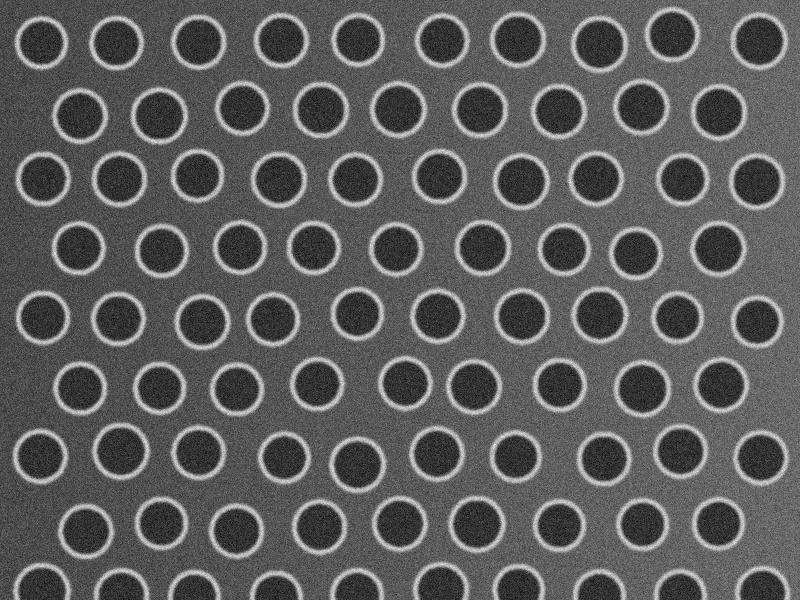
#> input picture Data/fake_sem_01.jpg, 800 x 600 px
$ python s4_main.py
#> lines starting #> are read from the running program, lines starting #| are printed output that depends on the picture; after the words box and inside, x2 and y2 are one past the last pixel; in counts of white or black regions, pixels touching at a corner belong together
### s4_tools.py
import numpy

def get_distance_table(
    target_circles: list
) -> numpy.ndarray:
    """
    算出每兩個圓心之間的距離，回傳 N × N 的距離表。
        target_circles  圓 [[x, y, 半徑, ...], ...]，只用前兩個值
    distance_table[i, j] = 第 i 個圓到第 j 個圓的圓心距離，對角線是 0。
    """

    # 所有圓心排成 (N, 2) 的表格，每一列是一個圓心 [x, y]
    circle_centers = numpy.array(
        [target_circle[:2] for target_circle in target_circles], dtype=float
    )
    # (N, 1, 2) - (1, N, 2) → (N, N, 2)：每個圓心減每個圓心
    center_differences = circle_centers[:, None, :] - circle_centers[None, :, :]
    # 畢氏定理 √(Δx² + Δy²) → (N, N)
    distance_table = numpy.sqrt((center_differences ** 2).sum(axis=2))
    return distance_table

def get_neighbor_pairs(
    distance_table: numpy.ndarray,
    neighbor_count: int = 6,
    distance_ratio: float = 1.25,
) -> list:
    """
    每個圓找最近的 neighbor_count 個圓當鄰居，回傳 [[i, j, 距離], ...]。
        distance_table  get_distance_table 的回傳值
        neighbor_count  每個圓找幾個鄰居：方格排列通常是 4，蜂巢排列通常是 6
        distance_ratio  距離過濾：超過「所有配對距離的中位數 × distance_ratio」
                        的配對刪掉（邊緣的圓湊不滿鄰居時，會抓到比較遠的圓）
    每一對鄰居只出現一次，而且 i < j。
    """

    circle_count = len(distance_table)
    pair_set = set()
    for circle_index in range(circle_count):
        # 由近到遠排序，第 0 個是自己（距離 0），所以從第 1 個開始取
        nearest_indices = numpy.argsort(distance_table[circle_index])
        for neighbor_index in nearest_indices[1:neighbor_count + 1]:
            # 小的編號放前面，同一對鄰居不管從哪邊找到，都只會存一次
            smaller_index = int(min(circle_index, neighbor_index))
            larger_index = int(max(circle_index, neighbor_index))
            pair_set.add((smaller_index, larger_index))

    candidate_pairs = []
    for smaller_index, larger_index in sorted(pair_set):
        pair_distance = float(distance_table[smaller_index, larger_index])
        candidate_pairs.append([smaller_index, larger_index, pair_distance])
    # 一對都沒有（例如只有一個圓）時，不用過濾
    if len(candidate_pairs) == 0:
        return candidate_pairs

    # 距離過濾：真正的鄰居佔大多數，中位數會落在真正的鄰居距離附近
    median_distance = numpy.median(
        [candidate_pair[2] for candidate_pair in candidate_pairs]
    )
    distance_limit = median_distance * distance_ratio
    neighbor_pairs = []
    for candidate_pair in candidate_pairs:
        if candidate_pair[2] > distance_limit:
            continue
        neighbor_pairs.append(candidate_pair)
    return neighbor_pairs

def get_distance_summary(
    neighbor_pairs: list
) -> dict:
    """
    鄰居距離的統計，回傳 {'count', 'mean', 'median', 'std', 'min', 'max'}。
        neighbor_pairs  get_neighbor_pairs 的回傳值
    沒有任何鄰居時，數量是 0，其他都是 None。
    """

    pair_distances = numpy.array(
        [neighbor_pair[2] for neighbor_pair in neighbor_pairs]
    )
    if len(pair_distances) == 0:
        distance_summary = {
            'count': 0, 'mean': None, 'median': None,
            'std': None, 'min': None, 'max': None,
        }
        return distance_summary

    distance_summary = {
        'count': len(pair_distances),
        'mean': float(pair_distances.mean()),
        'median': float(numpy.median(pair_distances)),
        'std': float(pair_distances.std()),
        'min': float(pair_distances.min()),
        'max': float(pair_distances.max()),
    }
    return distance_summary

### s4_main.py
import csv
import cv2
import numpy
import typing
import s4_tools

class Picture:

    def __init__(self, image_path: str) -> None:

        self.image_path = image_path
        return

    def read_color_image(self) -> bool:
        """讀取彩色圖片，回傳圖片陣列，形狀是 (高, 寬, 3)。"""

        color_image = cv2.imread(self.image_path)
#> color_image is the input picture: shape (600, 800, 3); min 0, max 240, mean 93.2
        # cv2.imread 讀不到檔案時不會報錯，只會回傳 None，所以自己檢查
        if color_image is None:
            return False

        if color_image.shape[-1] != 3:
            return False

        self.color_image = color_image
        return True

    def read_gray_image(self) -> bool:
        """讀取灰階圖片，存到 self.gray_image，形狀是 (高, 寬)。"""

        # cv2.IMREAD_GRAYSCALE：讀進來時直接轉成灰階，每個像素只有一個亮度值
        gray_image = cv2.imread(self.image_path, cv2.IMREAD_GRAYSCALE)
#> gray_image: shape (600, 800); min 0, max 240, mean 93.2
        # cv2.imread 讀不到檔案時不會報錯，只會回傳 None，所以自己檢查
        if gray_image is None:
            return False

        # 灰階圖只有高、寬兩個維度，沒有顏色那一維
        if gray_image.ndim != 2:
            return False

        self.gray_image = gray_image
        return True

    def get_image_shape(
        self, image_mode: typing.Literal['color', 'gray'] = 'gray'
    ) -> tuple:

        if image_mode == 'gray':
            image_shape = self.gray_image.shape
            return image_shape

        image_shape = self.color_image.shape
        return image_shape

    def draw_circles(self, target_circles: list, save_path: str) -> bool:
        """把圓畫在彩色原圖上，存到 save_path。"""

        # 畫在複製品上，原本的 self.color_image 不會被改到
        draw_image = self.color_image.copy()

        for target_circle in target_circles:
            # 只用前三個值，有沒有分數都可以
            center_x, center_y, circle_radius = target_circle[:3]
            # cv2.circle 只接受整數
            circle_center = (int(round(center_x)), int(round(center_y)))
            # 紅色圓周 (B, G, R) = (0, 0, 255)，線條粗細 2
            cv2.circle(
                draw_image, circle_center, int(round(circle_radius)),
                (0, 0, 255), 2,
            )
            # 綠色圓心點，粗細 -1 = 塗滿
            cv2.circle(draw_image, circle_center, 3, (0, 255, 0), -1)

        # cv2.imwrite 存檔成功回傳 True，失敗回傳 False
        is_saved = cv2.imwrite(save_path, draw_image)
        return is_saved

    def draw_neighbors(
        self,
        target_circles: list,
        neighbor_pairs: list,
        save_path: str,
    ) -> bool:
        """
        把相鄰的兩個圓心用黃線連起來，畫在彩色原圖上，存到 save_path。
            target_circles  圓 [[x, y, 半徑, ...], ...]
            neighbor_pairs  鄰居 [[i, j, 距離], ...]，i、j 是 target_circles 的編號
        """

        # 畫在複製品上，原本的 self.color_image 不會被改到
        draw_image = self.color_image.copy()

        # 黃線 (B, G, R) = (0, 255, 255)：連接每一對鄰居的圓心
        for first_index, second_index, pair_distance in neighbor_pairs:
            first_center = (
                int(round(target_circles[first_index][0])),
                int(round(target_circles[first_index][1])),
            )
            second_center = (
                int(round(target_circles[second_index][0])),
                int(round(target_circles[second_index][1])),
            )
            cv2.line(draw_image, first_center, second_center, (0, 255, 255), 1)

        # 綠色圓心點，粗細 -1 = 塗滿
        for target_circle in target_circles:
            circle_center = (
                int(round(target_circle[0])), int(round(target_circle[1]))
            )
            cv2.circle(draw_image, circle_center, 3, (0, 255, 0), -1)

        # cv2.imwrite 存檔成功回傳 True，失敗回傳 False
        is_saved = cv2.imwrite(save_path, draw_image)
        return is_saved

    pass

if __name__=='__main__':

    image_path = './Data/fake_sem_01.jpg'
    picture = Picture(image_path)
    picture.read_color_image()
    picture.read_gray_image()

    # 輸入的圓：先用模擬資料的標準答案（csv），格式 [x, y, 半徑]
    answer_path = './Data/fake_sem_01.csv'
    target_circles = []
    with open(answer_path, encoding='utf-8') as answer_file:
#> (reads Data/fake_sem_01.csv from the repository)
        for answer_row in csv.DictReader(answer_file):
            target_circles.append([
                float(answer_row['x']),
                float(answer_row['y']),
                float(answer_row['radius']),
            ])
    print(len(target_circles))

    # 1. 距離表：每兩個圓心之間的距離
    distance_table = s4_tools.get_distance_table(target_circles)

    # 2. 找鄰居：每個圓找最近的 6 個（蜂巢排列），再刪掉距離太遠的配對
    neighbor_pairs = s4_tools.get_neighbor_pairs(
        distance_table, neighbor_count=6
    )

    # 3. 統計
    distance_summary = s4_tools.get_distance_summary(neighbor_pairs)
    for summary_name, summary_value in distance_summary.items():
        print(summary_name, summary_value)

    # 4. 把鄰居連線畫出來，用眼睛確認
    save_path = './check_s4.jpg'
    is_saved = picture.draw_neighbors(
        target_circles, neighbor_pairs, save_path
    )
#> after the loop in draw_neighbors, `for first_index, second_index, pair_distance in neighbor_pairs:`:
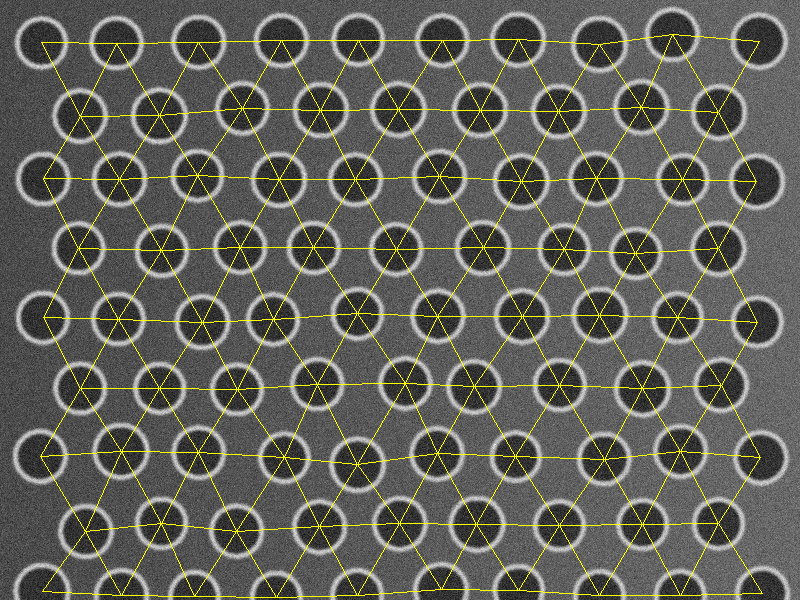
#> draw_image: shape (600, 800, 3); 3.33% of pixels changed, all inside (x1, y1, x2, y2) = (40, 34, 763, 598)
#> after the loop in draw_neighbors, `for target_circle in target_circles:`:
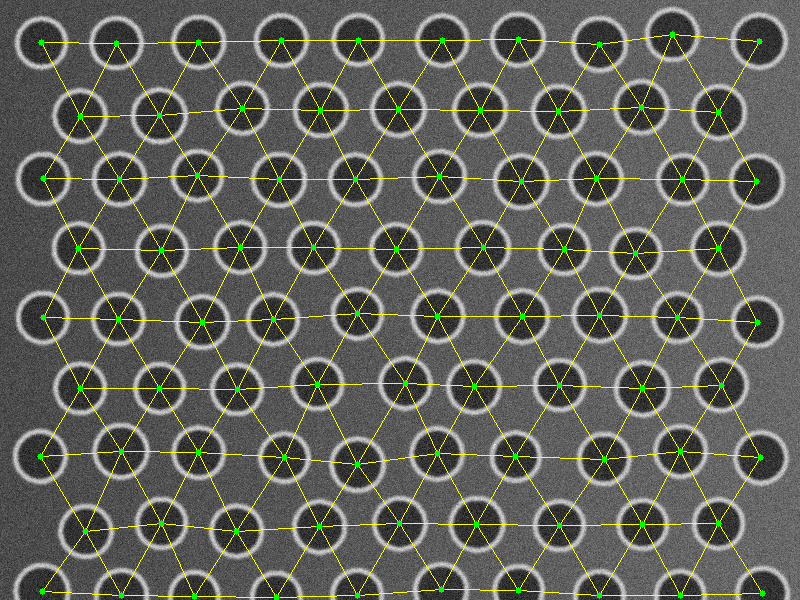
#> draw_image: shape (600, 800, 3); 0.52% of pixels changed, all inside (x1, y1, x2, y2) = (37, 31, 766, 600)
#> is_saved = True
    print('存檔成功：', is_saved, save_path)
#| 存檔成功： True ./check_s4.jpg

    pass
